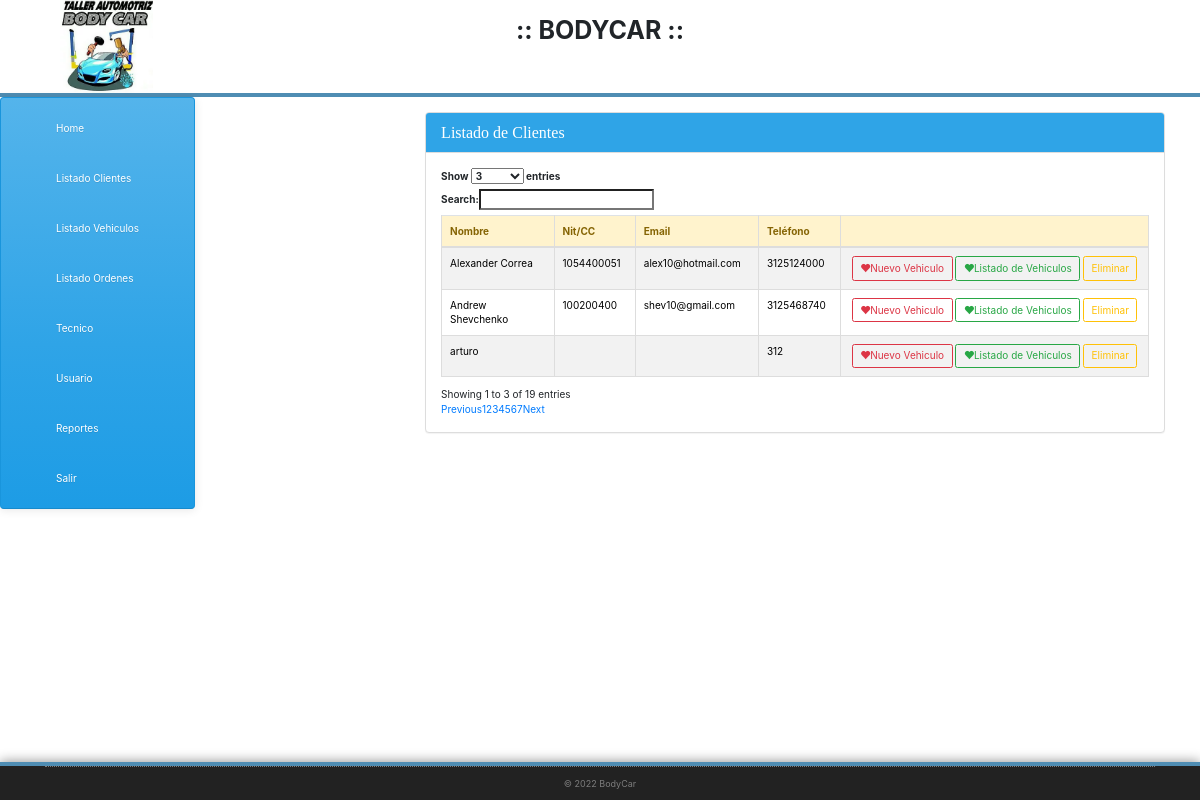
The page /listado_cliente_reporte.php on the database its author committed.
### tables this page shows
CREATE TABLE `cliente` (
  `id` bigint(20) UNSIGNED NOT NULL,
  `cli_nom` varchar(255) NOT NULL,
  `cli_ide` varchar(255) NOT NULL,
  `cli_dir` varchar(255) NOT NULL,
  `cli_ema` varchar(255) NOT NULL,
  `cli_tel` varchar(255) NOT NULL,
  `cli_ciu` varchar(255) NOT NULL
);

### conectar.php (called while the page is built)
<?php
  class Conectar
  {
   public static function con(){
    $hostname_db = "localhost";
    $database_db = "bodycar";
    $username_db = "root";
    $password_db = "";
    $conexion = mysqli_connect($hostname_db, $username_db, $password_db);
    mysqli_select_db($conexion,$database_db) or die ("Ninguna DB seleccionada");
    return $conexion;
  }
}

### m_cliente.php (called while the page is built, shortened)
<?php
require_once 'conectar.php';
class Cliente {
  private $registro;
  function __construct() {
    $this->registro=array();
  }
  public function get_cliente(){
   $sql="select * from cliente ORDER BY id DESC;";
   $res=mysqli_query(Conectar::con(),$sql) or die(mysqli_error());
   while($reg=mysqli_fetch_assoc($res))
   {
     $this->registro[]=$reg;
   }
   return $this->registro;
 }
}
?>

### listado_cliente_reporte.php (the view, shortened to what this page needs)
<!DOCTYPE html>
<?php
require_once 'm_cliente.php';
?>
  <html class="no-js">
 <head>
  <link rel="stylesheet" href="css/bootstrap.min.css">
  <link rel="stylesheet" href="css/icomoon-social.css">
  <link rel="stylesheet" href="css/Estilos.css">
  <link rel="stylesheet" type="text/css" href="//code.jquery.com/ui/1.12.1/themes/cupertino/jquery-ui.css">
  <link rel="stylesheet" type="text/css" href="//cdn.datatables.net/1.10.13/css/dataTables.jqueryui.min.css">
            <link rel="stylesheet" href="css/main.css">
            <link rel="stylesheet" href="https://maxcdn.bootstrapcdn.com/bootstrap/4.0.0-alpha.5/css/bootstrap.min.css">
          </head>
          <body>
              <div class="content">
            <?php include('header.php'); ?>
            <div class="container-fluid">
              <div class="row justify-content-start">
                 <?php
                  include("sidebar.php");
                  ?>
               <div class="col-sm-2 col-md-2 col-lg-2">
                <div class="">
                  <br>
                </div>
              </div>
              <div class="col-sm-8 col-md-8 col-lg-8">
                <div class="container-fluid">
                  <br>
                  <div class="panel-group" id="accordion">
                  <div class="panel panel-primary">
                  <div class="panel-heading">
                    <h4 class="panel-title">
                      <a data-toggle="collapse" data-parent="#accordion" href="#collapse2">
                        Listado de Clientes</a>
                      </h4>
                    </div>
                    <div id="collapse2" class="panel-collapse collapse in">
                      <div class="panel-body">
               <table id="datatable" class="table display table-striped table-bordered table-hover" cellspacing="0" width="100%">
                          <thead>
                            <tr class="alert-warning">
                              <th>Nombre</th>
                              <th>Nit/CC</th>
                              <th>Email</th>
                              <th>Teléfono</th>
                              <th></th>
                            </tr>
                          </thead>
                          <tbody>
                            <?php
                            $regis = new Cliente();
                            $array_articles = $regis->get_cliente();
                            ?>
                            <?php foreach ($array_articles as $key => $value) { ?>
                            <tr class="odd gradeX">
                              <td><a href="javascript:void(0);" onClick="window.location='editar_cliente.php?id=<?php echo $value["id"];?>';" data-toggle="tooltip" title="Editar" style='text-decoration:none;color:black;'><?php echo $value["cli_nom"]; ?></a>
                              </td>
                              <td><a href="javascript:void(0);" onClick="window.location='editar_cliente.php?id=<?php echo $value["id"];?>';" data-toggle="tooltip" title="Editar" style='text-decoration:none;color:black;'><?php echo $value["cli_ide"]; ?></a>
                              </td>
                              <td><a href="javascript:void(0);" onClick="window.location='editar_cliente.php?id=<?php echo $value["id"];?>';" data-toggle="tooltip" title="Editar" style='text-decoration:none;color:black;'><?php echo $value["cli_ema"]; ?></a></td>
                              <td><a href="javascript:void(0);" onClick="window.location='editar_cliente.php?id=<?php echo $value["id"];?>';" data-toggle="tooltip" title="Editar" style='text-decoration:none;color:black;'><?php echo $value["cli_tel"]; ?></a></td>
                                <td class="actions">
                                  <div class="text-center">
                                    <a href="javascript:void(0);" onClick="window.location='v_vehiculo.php?id=<?php echo $value["id"];?>';" data-toggle="tooltip" title="Nuevo Vehiculo" class="btn btn-xs btn-outline-danger"><i class="glyphicon glyphicon-heart"></i>Nuevo Vehiculo</a>
                                    <a href="javascript:void(0);" onClick="window.location='listado_vehiculo_cliente.php?id=<?php echo $value["id"];?>';" data-toggle="tooltip" title="Listado Vehiculo" class="btn btn-xs btn-outline-success"><i class="glyphicon glyphicon-heart"></i>Listado de Vehiculos</a>
                                    <a href="javascript:void(0);" onClick="eliminar('eliminar_cliente.php?id=<?php echo $value["id"];?>')" data-toggle="tooltip" title="Eliminar" class="btn btn-xs btn-outline-warning">Eliminar</a>
                                  </div>
                                </td>
                              </tr>
                              <?php } ?>
                            </tbody>
                          </table>
                          </div>
                        </div>
                      </div>
                    </div>
                     </div>
                    </div>
                    </div>
                </div>
            </div>
       <?php include('footer.php') ?>
          </body>
          </html>

### css/main.css (style rules this page uses)
body { background: url(../img/page-background.png); }
body { font-family: Arial, Helvetica, sans-serif; font-size: 14px; line-height: 20px; color: #535b60; }
h4 { font-family: 'Open Sans', sans-serif; color: #53555c; margin-bottom: 10px; }
a { color: #4f8db3; }
.btn { border: 1px solid #4f8db3; -webkit-border-radius: 2px; -webkit-background-clip: padding-box; -moz-border-radius: 2px; -moz-background-clip: padding; border-radius: 2px; background-clip: padding-box; color: #FFFFFF; cursor: pointer; display: inline-block; text-transform: none; -webkit-transition: all .25s ease; -moz-transition: all .25s ease; -o-transition: all .25s ease; -ms-transition: all .25s ease; transition: all .25s ease; text-align: center; background: none repeat scroll 0 0 #4f8db3; text-shadow: none; box-shadow: none; color: #FFF; white-space: nowrap; }

### footer.php (style rules this page uses)
html { height: 100%; }
body { display: flex; display: -webkit-flex; flex-direction: column; -webkit-flex-direction: column; height: 100%; }
.content { flex: 1 0 auto; -webkit-flex: 1 0 auto; min-height: 200px; }

### listado_cliente_reporte.php (style rules this page uses)
h4 { font-family: 'MTCORSVA'; }

### rows shown on the page
cliente: cli_nom "arturo", cli_tel "312"
cliente: cli_nom "Andrew Shevchenko", cli_ide "100200400", cli_ema "shev10@gmail.com", cli_tel "3125468740"
cliente: cli_nom "Alexander Correa", cli_ide "1054400051", cli_ema "alex10@hotmail.com", cli_tel "3125124000"
